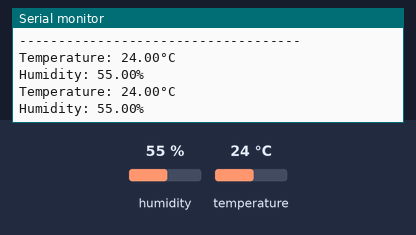
Recording of a program running on a simulated STM32 Blue Pill. Shown: the last lines printed to the serial monitor. The test bench sets the inputs (shaded band); at power-on: humidity 55 %, temperature 24 °C.

Above: at 2.8 s.
2.9 s: humidity set to 22 %
At 3.8 s:
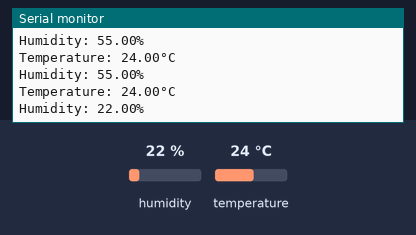
4.4 s: temperature set to 12 °C
At 5.7 s:
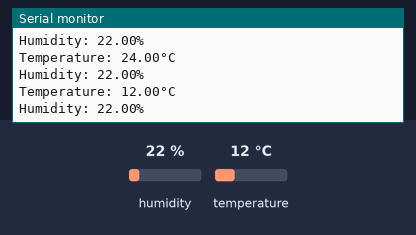
5.9 s: humidity set to 40 %
At 6.5 s:
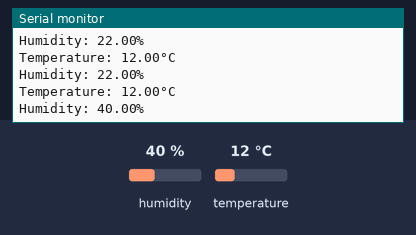
Timing chart, 0 to 8.9 s (numbered marks = the images above; inputs shaded):
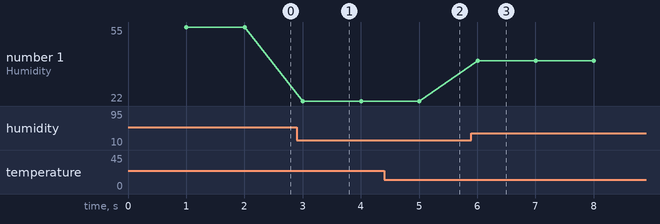

Measured:
- after the input at 2.9 s, the serial monitor: prints a new line after 0.11 s (image 1)
- after the input at 4.4 s, the serial monitor: prints a new line after 0.60 s (image 2)
- after the input at 5.9 s, the serial monitor: prints a new line after 0.11 s (image 3)
- plotted number 1: 22 → 40 after the input at 5.9 s

The program:

main.cpp
```cpp
#include <Arduino.h>
#include <Adafruit_Sensor.h>
#include <DHT.h>
#include <DHT_U.h>

#define DHTPIN PA1
#define DHTTYPE    DHT22
DHT_Unified dht(DHTPIN, DHTTYPE);

unsigned long lastDataTime = 0;
const int samplingInterval = 1000;

void setup(){
  Serial.begin(115200);
  dht.begin();
  Serial.println(F("DHTxx Unified Sensor Example"));
  // Print temperature sensor details.
  sensor_t sensor;
  dht.temperature().getSensor(&sensor);
  Serial.println(F("------------------------------------"));
  Serial.println(F("Temperature Sensor"));
  Serial.print  (F("Sensor Type: ")); Serial.println(sensor.name);
  Serial.print  (F("Driver Ver:  ")); Serial.println(sensor.version);
  Serial.print  (F("Unique ID:   ")); Serial.println(sensor.sensor_id);
  Serial.print  (F("Max Value:   ")); Serial.print(sensor.max_value); Serial.println(F("°C"));
  Serial.print  (F("Min Value:   ")); Serial.print(sensor.min_value); Serial.println(F("°C"));
  Serial.print  (F("Resolution:  ")); Serial.print(sensor.resolution); Serial.println(F("°C"));
  Serial.println(F("------------------------------------"));
  // Print humidity sensor details.
  dht.humidity().getSensor(&sensor);
  Serial.println(F("Humidity Sensor"));
  Serial.print  (F("Sensor Type: ")); Serial.println(sensor.name);
  Serial.print  (F("Driver Ver:  ")); Serial.println(sensor.version);
  Serial.print  (F("Unique ID:   ")); Serial.println(sensor.sensor_id);
  Serial.print  (F("Max Value:   ")); Serial.print(sensor.max_value); Serial.println(F("%"));
  Serial.print  (F("Min Value:   ")); Serial.print(sensor.min_value); Serial.println(F("%"));
  Serial.print  (F("Resolution:  ")); Serial.print(sensor.resolution); Serial.println(F("%"));
  Serial.println(F("------------------------------------"));
}

void loop() {
  unsigned long currentTime = millis();

  if (currentTime - lastDataTime >= samplingInterval) {
    lastDataTime = currentTime;

    sensors_event_t event;
    dht.temperature().getEvent(&event);
    if (isnan(event.temperature)) {
      Serial.println(F("Error reading temperature!"));
    }
    else {
      Serial.print(F("Temperature: "));
      Serial.print(event.temperature);
      Serial.println(F("°C"));
    }
    // Get humidity event and print its value.
    dht.humidity().getEvent(&event);
    if (isnan(event.relative_humidity)) {
      Serial.println(F("Error reading humidity!"));
    }
    else {
      Serial.print(F("Humidity: "));
      Serial.print(event.relative_humidity);
      Serial.println(F("%"));
    }
  }
}
```
